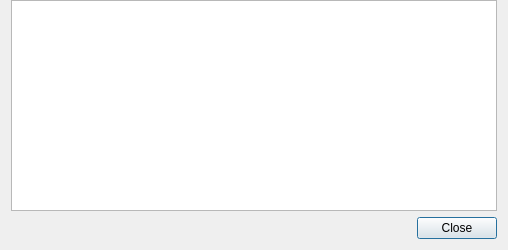
<?xml version="1.0" encoding="UTF-8"?>
<ui version="4.0">
 <class>TransactionDescDialog</class>
 <widget class="QDialog" name="TransactionDescDialog">
  <property name="geometry">
   <rect>
    <x>0</x>
    <y>0</y>
    <width>508</width>
    <height>250</height>
   </rect>
  </property>
  <property name="windowTitle">
   <string>Transaction details</string>
  </property>
  <layout class="QVBoxLayout" name="verticalLayout">
   <property name="topMargin">
    <number>0</number>
   </property>
   <item>
    <widget class="QTextEdit" name="detailText">
     <property name="toolTip">
      <string>This pane shows a detailed description of the transaction</string>
     </property>
     <property name="readOnly">
      <bool>true</bool>
     </property>
    </widget>
   </item>
   <item>
    <widget class="QDialogButtonBox" name="buttonBox">
     <property name="orientation">
      <enum>Qt::Horizontal</enum>
     </property>
     <property name="standardButtons">
      <set>QDialogButtonBox::Close</set>
     </property>
    </widget>
   </item>
  </layout>
 </widget>
 <resources/>
 <connections>
  <connection>
   <sender>buttonBox</sender>
   <signal>accepted()</signal>
   <receiver>TransactionDescDialog</receiver>
   <slot>accept()</slot>
   <hints>
    <hint type="sourcelabel">
     <x>248</x>
     <y>254</y>
    </hint>
    <hint type="destinationlabel">
     <x>157</x>
     <y>274</y>
    </hint>
   </hints>
  </connection>
  <connection>
   <sender>buttonBox</sender>
   <signal>rejected()</signal>
   <receiver>TransactionDescDialog</receiver>
   <slot>reject()</slot>
   <hints>
    <hint type="sourcelabel">
     <x>316</x>
     <y>260</y>
    </hint>
    <hint type="destinationlabel">
     <x>286</x>
     <y>274</y>
    </hint>
   </hints>
  </connection>
 </connections>
</ui>
